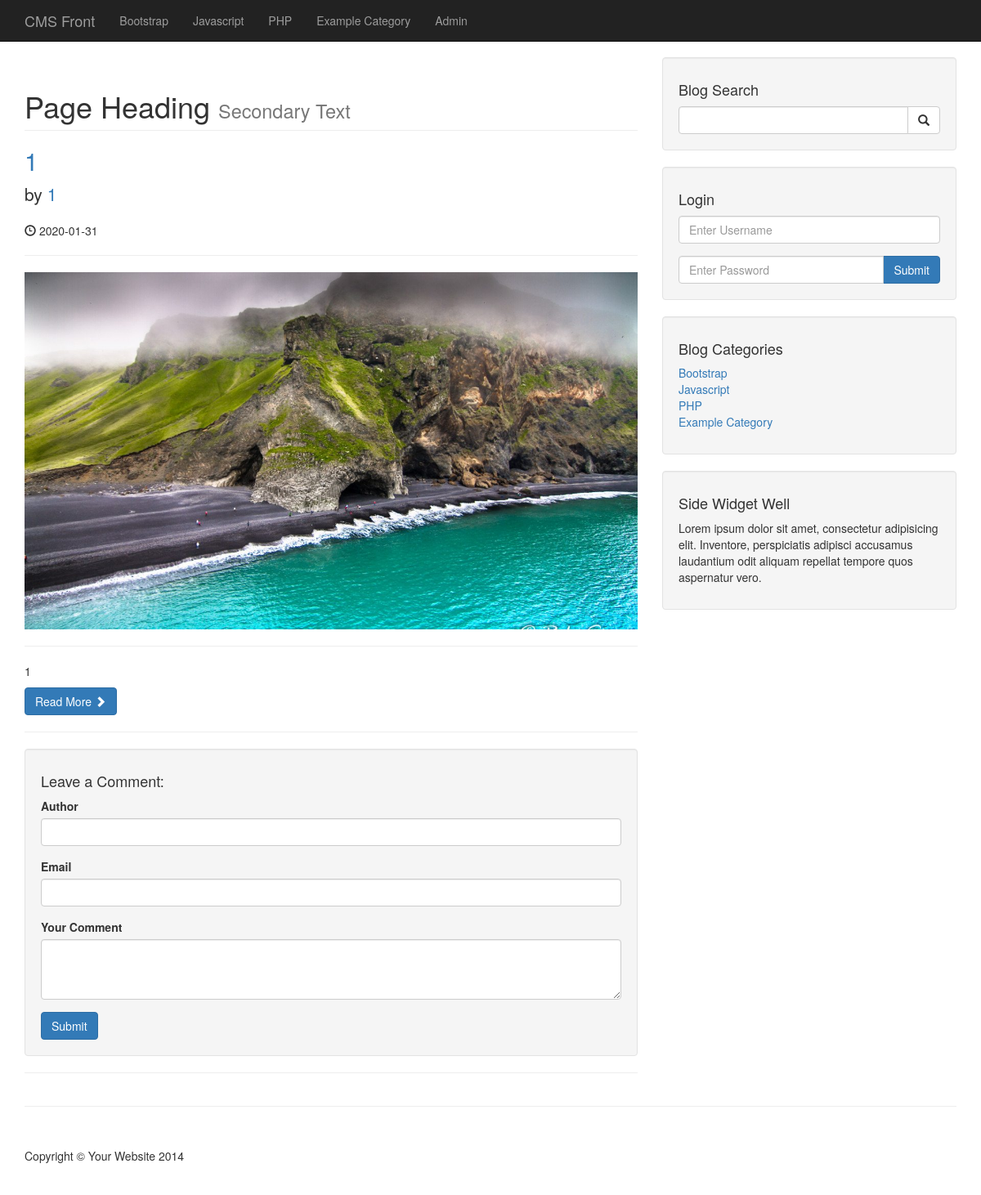
Page /post.php?p_id=12 on the earlier database version.
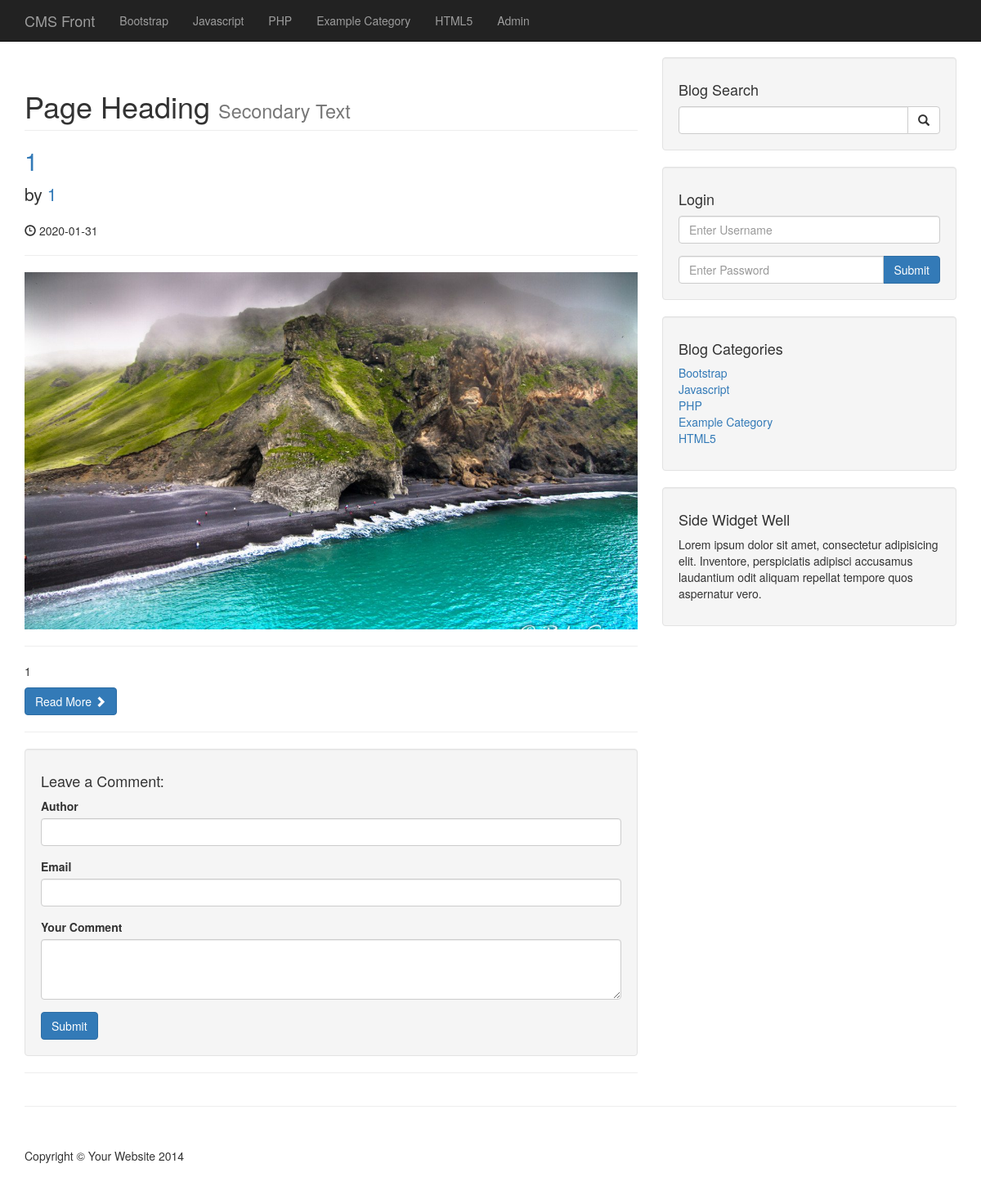
Same page on the later database version.
### tables this page shows
CREATE TABLE `categories` (
  `cat_id` int(3) NOT NULL,
  `cat_title` varchar(255) NOT NULL
);

CREATE TABLE `posts` (
  `post_id` int(3) NOT NULL,
  `post_category_id` int(3) NOT NULL,
  `post_title` varchar(255) NOT NULL,
  `post_author` varchar(255) NOT NULL,
  `post_date` date NOT NULL,
  `post_image` text NOT NULL,
  `post_content` text NOT NULL,
  `post_tags` varchar(255) NOT NULL,
  `post_comment_count` int(11) NOT NULL,
  `post_status` varchar(255) NOT NULL DEFAULT 'draft'
);

### post.php (the view, shortened to what the changed rows need)
<?php include "includes/header.php" ?>
<?php include "includes/db.php" ?>
<?php include "includes/navigation.php"?>
<div class="container">
    <div class="row">
        <div class="col-md-8">
            <?php
            if (isset($_GET['p_id'])){
                $the_post_id = $_GET['p_id'];
            }
            $query = "SELECT * FROM posts WHERE post_id = $the_post_id ";
            $select_all_posts_query = mysqli_query($connection,$query);
            while ($row = mysqli_fetch_assoc($select_all_posts_query)){
                $post_title = $row['post_title'];
                $post_author = $row['post_author'];
                $post_date = $row['post_date'];
                $post_image = $row['post_image'];
                $post_content = $row['post_content'];
                ?>
                <h1 class="page-header">
                    Page Heading
                    <small>Secondary Text</small>
                </h1>
                <h2>
                    <a href="#"><?php echo $post_title ?></a>
                </h2>
                <p class="lead">
                    by <a href="index.php"><?php echo $post_author ?></a>
                </p>
                <p><span class="glyphicon glyphicon-time"></span> <?php echo $post_date ?></p>
                <hr>
                <img class="img-responsive" src="images/<?php echo $post_image ?>" alt="">
                <hr>
                <p><?php echo $post_content ?></p>
                <a class="btn btn-primary" href="#">Read More <span class="glyphicon glyphicon-chevron-right"></span></a>
                <hr>
                <?php
            }
            ?>
            <div class="well">
                <h4>Leave a Comment:</h4>
                <form action="" method="post"  role="form">
                </form>
            </div>
            <hr>
        </div>
        <?php include "includes/sidebar.php"?>
    </div>
    <?php include "includes/footer.php"?>

### includes/navigation.php (shortened to what the changed rows need)
<nav class="navbar navbar-inverse navbar-fixed-top" role="navigation">
    <div class="container">
        <div class="collapse navbar-collapse" id="bs-example-navbar-collapse-1">
            <ul class="nav navbar-nav">
                <?php
                $query = "SELECT * FROM categories";
                $select_all_categories_query = mysqli_query($connection, $query);
                while ($row = mysqli_fetch_assoc($select_all_categories_query)){
                    $cat_title = $row['cat_title'];
                    echo "<li><a href='#'>{$cat_title}</a></li>";
                }
                ?>
            </ul>
        </div>
    </div>
</nav>

### includes/sidebar.php (shortened to what the changed rows need)
<div class="col-md-4">
    <div class="well">
        <?php
        $query = "SELECT * FROM categories";
        $select_all_categories_sidebar = mysqli_query($connection, $query);
        ?>
        <div class="row">
            <div class="col-lg-12">
                <ul class="list-unstyled">
                    <?php
                    while ($row =mysqli_fetch_assoc($select_all_categories_sidebar)){
                        $cat_title = $row['cat_title'];
                        $cat_id = $row['cat_id'];
                        echo "<li><a href='category.php?category=$cat_id'>{$cat_title}</a></li>";
                    }
                    ?>
                </ul>
            </div>
        </div>
    </div>
</div>

Differences in the rows shown:
added categories: cat_title "HTML5"
